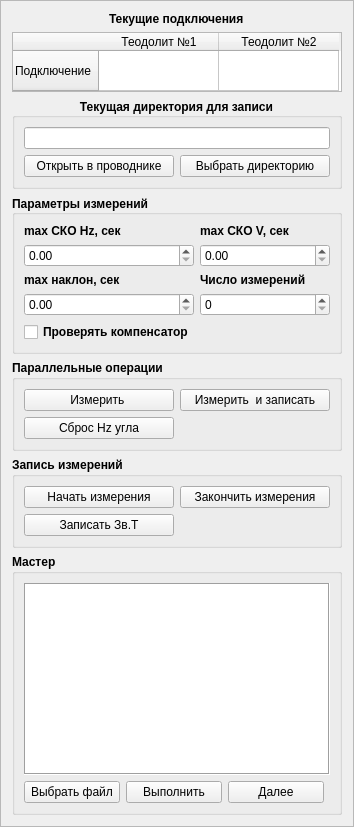
     <widget class="QFrame" name="frame_2">
      <property name="frameShape">
       <enum>QFrame::StyledPanel</enum>
      </property>
      <property name="frameShadow">
       <enum>QFrame::Raised</enum>
      </property>
      <layout class="QGridLayout" name="gridLayout_4">
       <item row="2" column="0">
        <widget class="QGroupBox" name="groupBox_3">
         <property name="font">
          <font>
           <weight>75</weight>
           <bold>true</bold>
          </font>
         </property>
         <property name="title">
          <string>Текущая директория для записи</string>
         </property>
         <property name="alignment">
          <set>Qt::AlignCenter</set>
         </property>
         <layout class="QGridLayout" name="gridLayout_5">
          <item row="1" column="1">
           <widget class="QPushButton" name="chooseDirectoryButton">
            <property name="font">
             <font>
              <weight>50</weight>
              <bold>false</bold>
             </font>
            </property>
            <property name="text">
             <string>Выбрать директорию</string>
            </property>
           </widget>
          </item>
          <item row="0" column="0" colspan="2">
           <widget class="QLineEdit" name="directoryNameLineEdit">
            <property name="font">
             <font>
              <weight>50</weight>
              <bold>false</bold>
             </font>
            </property>
            <property name="readOnly">
             <bool>true</bool>
            </property>
           </widget>
          </item>
          <item row="1" column="0">
           <widget class="QPushButton" name="openDirectoryButton">
            <property name="font">
             <font>
              <weight>50</weight>
              <bold>false</bold>
             </font>
            </property>
            <property name="text">
             <string>Открыть в проводнике</string>
            </property>
           </widget>
          </item>
         </layout>
        </widget>
       </item>
       <item row="5" column="0">
        <widget class="QGroupBox" name="groupBox">
         <property name="font">
          <font>
           <weight>75</weight>
           <bold>true</bold>
          </font>
         </property>
         <property name="title">
          <string>Параллельные операции</string>
         </property>
         <property name="flat">
          <bool>false</bool>
         </property>
         <layout class="QGridLayout" name="gridLayout_7">
          <item row="0" column="0">
           <widget class="QPushButton" name="parallelMesPushButton">
            <property name="sizePolicy">
             <sizepolicy hsizetype="Preferred" vsizetype="Fixed">
              <horstretch>0</horstretch>
              <verstretch>0</verstretch>
             </sizepolicy>
            </property>
            <property name="font">
             <font>
              <weight>50</weight>
              <bold>false</bold>
             </font>
            </property>
            <property name="text">
             <string>Измерить </string>
            </property>
           </widget>
          </item>
          <item row="0" column="1">
           <widget class="QPushButton" name="parallelMesAndSaveButton">
            <property name="sizePolicy">
             <sizepolicy hsizetype="Preferred" vsizetype="Fixed">
              <horstretch>0</horstretch>
              <verstretch>0</verstretch>
             </sizepolicy>
            </property>
            <property name="font">
             <font>
              <weight>50</weight>
              <bold>false</bold>
             </font>
            </property>
            <property name="text">
             <string>Измерить  и записать</string>
            </property>
           </widget>
          </item>
          <item row="1" column="0">
           <widget class="QPushButton" name="parallelResetHzPushButton">
            <property name="sizePolicy">
             <sizepolicy hsizetype="Preferred" vsizetype="Fixed">
              <horstretch>0</horstretch>
              <verstretch>0</verstretch>
             </sizepolicy>
            </property>
            <property name="font">
             <font>
              <weight>50</weight>
              <bold>false</bold>
             </font>
            </property>
            <property name="text">
             <string>Сброс Hz угла</string>
            </property>
           </widget>
          </item>
         </layout>
        </widget>
       </item>
       <item row="6" column="0">
        <widget class="QGroupBox" name="groupBox_4">
         <property name="font">
          <font>
           <weight>75</weight>
           <bold>true</bold>
          </font>
         </property>
         <property name="title">
          <string>Запись измерений</string>
         </property>
         <layout class="QGridLayout" name="gridLayout_8">
          <item row="0" column="0">
           <widget class="QPushButton" name="startMeasuresButton">
            <property name="sizePolicy">
             <sizepolicy hsizetype="Preferred" vsizetype="Fixed">
              <horstretch>0</horstretch>
              <verstretch>0</verstretch>
             </sizepolicy>
            </property>
            <property name="font">
             <font>
              <weight>50</weight>
              <bold>false</bold>
             </font>
            </property>
            <property name="text">
             <string>Начать измерения</string>
            </property>
           </widget>
          </item>
          <item row="0" column="1">
           <widget class="QPushButton" name="endMeasuresButton">
            <property name="sizePolicy">
             <sizepolicy hsizetype="Preferred" vsizetype="Fixed">
              <horstretch>0</horstretch>
              <verstretch>0</verstretch>
             </sizepolicy>
            </property>
            <property name="font">
             <font>
              <weight>50</weight>
              <bold>false</bold>
             </font>
            </property>
            <property name="text">
             <string>Закончить измерения</string>
            </property>
           </widget>
          </item>
          <item row="1" column="0">
           <widget class="QPushButton" name="starThdButton">
            <property name="sizePolicy">
             <sizepolicy hsizetype="Preferred" vsizetype="Fixed">
              <horstretch>0</horstretch>
              <verstretch>0</verstretch>
             </sizepolicy>
            </property>
            <property name="font">
             <font>
              <weight>50</weight>
              <bold>false</bold>
             </font>
            </property>
            <property name="text">
             <string>Записать Зв.Т</string>
            </property>
           </widget>
          </item>
         </layout>
        </widget>
       </item>
       <item row="7" column="0">
        <widget class="QGroupBox" name="masterBox">
         <property name="font">
          <font>
           <weight>75</weight>
           <bold>true</bold>
          </font>
         </property>
         <property name="title">
          <string>Мастер</string>
         </property>
         <layout class="QGridLayout" name="gridLayout_9">
          <item row="1" column="0">
           <widget class="QPushButton" name="chooseFilePushButton">
            <property name="sizePolicy">
             <sizepolicy hsizetype="Expanding" vsizetype="Fixed">
              <horstretch>0</horstretch>
              <verstretch>0</verstretch>
             </sizepolicy>
            </property>
            <property name="font">
             <font>
              <weight>50</weight>
              <bold>false</bold>
             </font>
            </property>
            <property name="text">
             <string>Выбрать файл</string>
            </property>
           </widget>
          </item>
          <item row="1" column="1">
           <widget class="QPushButton" name="performPushButton">
            <property name="sizePolicy">
             <sizepolicy hsizetype="Expanding" vsizetype="Fixed">
              <horstretch>0</horstretch>
              <verstretch>0</verstretch>
             </sizepolicy>
            </property>
            <property name="font">
             <font>
              <weight>50</weight>
              <bold>false</bold>
             </font>
            </property>
            <property name="text">
             <string>Выполнить</string>
            </property>
           </widget>
          </item>
          <item row="1" column="2">
           <widget class="QPushButton" name="nextPushButton">
            <property name="sizePolicy">
             <sizepolicy hsizetype="Expanding" vsizetype="Fixed">
              <horstretch>0</horstretch>
              <verstretch>0</verstretch>
             </sizepolicy>
            </property>
            <property name="font">
             <font>
              <weight>50</weight>
              <bold>false</bold>
             </font>
            </property>
            <property name="mouseTracking">
             <bool>false</bool>
            </property>
            <property name="text">
             <string>Далее</string>
            </property>
           </widget>
          </item>
          <item row="1" column="3">
           <widget class="LED" name="led">
            <property name="diameter">
             <double>6.000000000000000</double>
            </property>
            <property name="color">
             <color alpha="200">
              <red>255</red>
              <green>0</green>
              <blue>0</blue>
             </color>
            </property>
            <property name="state">
             <bool>false</bool>
            </property>
            <property name="flashing">
             <bool>false</bool>
            </property>
           </widget>
          </item>
          <item row="0" column="0" colspan="4">
           <widget class="QPlainTextEdit" name="WizardTextEdit">
            <property name="font">
             <font>
              <weight>50</weight>
              <bold>false</bold>
             </font>
            </property>
            <property name="frameShape">
             <enum>QFrame::Box</enum>
            </property>
            <property name="lineWidth">
             <number>1</number>
            </property>
            <property name="readOnly">
             <bool>true</bool>
            </property>
           </widget>
          </item>
         </layout>
        </widget>
       </item>
       <item row="4" column="0">
        <widget class="QGroupBox" name="groupBox_2">
         <property name="enabled">
          <bool>true</bool>
         </property>
         <property name="sizePolicy">
          <sizepolicy hsizetype="Preferred" vsizetype="Preferred">
           <horstretch>0</horstretch>
           <verstretch>0</verstretch>
          </sizepolicy>
         </property>
         <property name="font">
          <font>
           <weight>75</weight>
           <bold>true</bold>
          </font>
         </property>
         <property name="title">
          <string>Параметры измерений</string>
         </property>
         <property name="alignment">
          <set>Qt::AlignLeading|Qt::AlignLeft|Qt::AlignVCenter</set>
         </property>
         <property name="flat">
          <bool>false</bool>
         </property>
         <layout class="QGridLayout" name="gridLayout_6">
          <item row="4" column="0">
           <widget class="QCheckBox" name="checkCompensator">
            <property name="sizePolicy">
             <sizepolicy hsizetype="Minimum" vsizetype="Fixed">
              <horstretch>0</horstretch>
              <verstretch>0</verstretch>
             </sizepolicy>
            </property>
            <property name="text">
             <string>Проверять компенсатор</string>
            </property>
           </widget>
          </item>
          <item row="0" column="0">
           <widget class="QLabel" name="label_11">
            <property name="sizePolicy">
             <sizepolicy hsizetype="Minimum" vsizetype="Preferred">
              <horstretch>0</horstretch>
              <verstretch>0</verstretch>
             </sizepolicy>
            </property>
            <property name="font">
             <font>
              <weight>75</weight>
              <bold>true</bold>
             </font>
            </property>
            <property name="text">
             <string>max СКО Hz, сек</string>
            </property>
           </widget>
          </item>
          <item row="2" column="0">
           <widget class="QLabel" name="label_22">
            <property name="sizePolicy">
             <sizepolicy hsizetype="Minimum" vsizetype="Fixed">
              <horstretch>0</horstretch>
              <verstretch>0</verstretch>
             </sizepolicy>
            </property>
            <property name="font">
             <font>
              <weight>75</weight>
              <bold>true</bold>
             </font>
            </property>
            <property name="text">
             <string>max наклон, сек </string>
            </property>
           </widget>
          </item>
          <item row="0" column="1">
           <widget class="QLabel" name="label_12">
            <property name="sizePolicy">
             <sizepolicy hsizetype="Minimum" vsizetype="Preferred">
              <horstretch>0</horstretch>
              <verstretch>0</verstretch>
             </sizepolicy>
            </property>
            <property name="font">
             <font>
              <weight>75</weight>
              <bold>true</bold>
             </font>
            </property>
            <property name="text">
             <string>max СКО V, сек</string>
            </property>
           </widget>
          </item>
          <item row="2" column="1" alignment="Qt::AlignLeft">
           <widget class="QLabel" name="label_5">
            <property name="sizePolicy">
             <sizepolicy hsizetype="Minimum" vsizetype="Preferred">
              <horstretch>0</horstretch>
              <verstretch>0</verstretch>
             </sizepolicy>
            </property>
            <property name="font">
             <font>
              <weight>75</weight>
              <bold>true</bold>
             </font>
            </property>
            <property name="text">
             <string>Число измерений</string>
            </property>
           </widget>
          </item>
          <item row="1" column="0">
           <widget class="QDoubleSpinBox" name="SKOHzLimitSpinBox">
            <property name="font">
             <font>
              <weight>50</weight>
              <bold>false</bold>
             </font>
            </property>
            <property name="maximum">
             <double>999.000000000000000</double>
            </property>
           </widget>
          </item>
          <item row="1" column="1">
           <widget class="QDoubleSpinBox" name="SKOVLimitSpinBox">
            <property name="font">
             <font>
              <weight>50</weight>
              <bold>false</bold>
             </font>
            </property>
            <property name="maximum">
             <double>999.000000000000000</double>
            </property>
           </widget>
          </item>
          <item row="3" column="1">
           <widget class="QSpinBox" name="MesCountSpinBox">
            <property name="font">
             <font>
              <weight>50</weight>
              <bold>false</bold>
             </font>
            </property>
            <property name="maximum">
             <number>999</number>
            </property>
           </widget>
          </item>
          <item row="3" column="0">
           <widget class="QDoubleSpinBox" name="IncliationSKOSpinBox">
            <property name="font">
             <font>
              <weight>50</weight>
              <bold>false</bold>
             </font>
            </property>
            <property name="maximum">
             <double>999.000000000000000</double>
            </property>
           </widget>
          </item>
         </layout>
        </widget>
       </item>
       <item row="0" column="0" alignment="Qt::AlignHCenter">
        <widget class="QLabel" name="label_6">
         <property name="sizePolicy">
          <sizepolicy hsizetype="Preferred" vsizetype="Fixed">
           <horstretch>0</horstretch>
           <verstretch>0</verstretch>
          </sizepolicy>
         </property>
         <property name="font">
          <font>
           <weight>75</weight>
           <bold>true</bold>
          </font>
         </property>
         <property name="text">
          <string>Текущие подключения</string>
         </property>
        </widget>
       </item>
       <item row="1" column="0" alignment="Qt::AlignHCenter">
        <widget class="QTableWidget" name="tableWidget">
         <property name="sizePolicy">
          <sizepolicy hsizetype="Fixed" vsizetype="Fixed">
           <horstretch>0</horstretch>
           <verstretch>0</verstretch>
          </sizepolicy>
         </property>
         <property name="minimumSize">
          <size>
           <width>330</width>
           <height>60</height>
          </size>
         </property>
         <property name="maximumSize">
          <size>
           <width>330</width>
           <height>60</height>
          </size>
         </property>
         <property name="font">
          <font>
           <stylestrategy>PreferAntialias</stylestrategy>
          </font>
         </property>
         <property name="frameShape">
          <enum>QFrame::StyledPanel</enum>
         </property>
         <property name="frameShadow">
          <enum>QFrame::Plain</enum>
         </property>
         <property name="lineWidth">
          <number>0</number>
         </property>
         <property name="verticalScrollBarPolicy">
          <enum>Qt::ScrollBarAlwaysOff</enum>
         </property>
         <property name="horizontalScrollBarPolicy">
          <enum>Qt::ScrollBarAlwaysOff</enum>
         </property>
         <property name="sizeAdjustPolicy">
          <enum>QAbstractScrollArea::AdjustIgnored</enum>
         </property>
         <property name="autoScroll">
          <bool>false</bool>
         </property>
         <property name="autoScrollMargin">
          <number>14</number>
         </property>
         <property name="editTriggers">
          <set>QAbstractItemView::NoEditTriggers</set>
         </property>
         <property name="tabKeyNavigation">
          <bool>true</bool>
         </property>
         <property name="alternatingRowColors">
          <bool>true</bool>
         </property>
         <property name="selectionMode">
          <enum>QAbstractItemView::NoSelection</enum>
         </property>
         <property name="selectionBehavior">
          <enum>QAbstractItemView::SelectItems</enum>
         </property>
         <property name="textElideMode">
          <enum>Qt::ElideMiddle</enum>
         </property>
         <property name="showGrid">
          <bool>true</bool>
         </property>
         <property name="gridStyle">
          <enum>Qt::CustomDashLine</enum>
         </property>
         <property name="sortingEnabled">
          <bool>false</bool>
         </property>
         <property name="wordWrap">
          <bool>true</bool>
         </property>
         <property name="cornerButtonEnabled">
          <bool>true</bool>
         </property>
         <attribute name="horizontalHeaderVisible">
          <bool>true</bool>
         </attribute>
         <attribute name="horizontalHeaderDefaultSectionSize">
          <number>120</number>
         </attribute>
         <attribute name="horizontalHeaderMinimumSectionSize">
          <number>20</number>
         </attribute>
         <attribute name="verticalHeaderCascadingSectionResizes">
          <bool>false</bool>
         </attribute>
         <attribute name="verticalHeaderMinimumSectionSize">
          <number>20</number>
         </attribute>
         <attribute name="verticalHeaderShowSortIndicator" stdset="0">
          <bool>false</bool>
         </attribute>
         <attribute name="verticalHeaderStretchLastSection">
          <bool>true</bool>
         </attribute>
         <row>
          <property name="text">
           <string>Подключение</string>
          </property>
         </row>
         <column>
          <property name="text">
           <string>Теодолит №1</string>
          </property>
         </column>
         <column>
          <property name="text">
           <string>Теодолит №2</string>
          </property>
         </column>
        </widget>
       </item>
      </layout>
     </widget>
